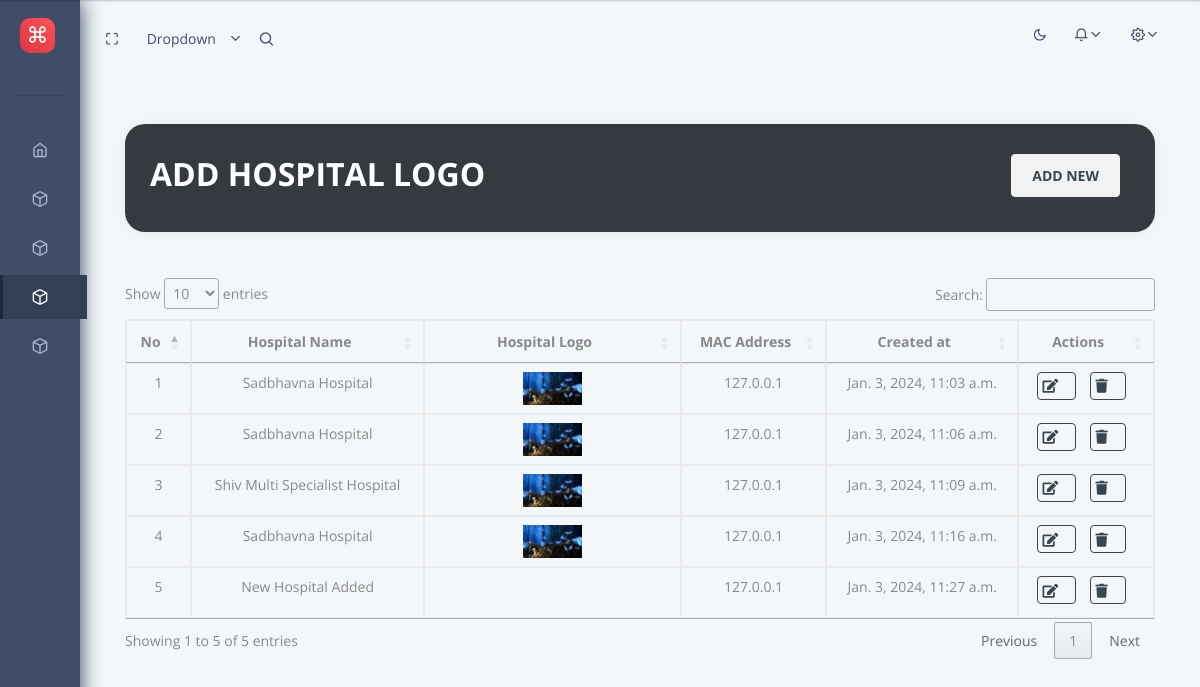
Page /home/dashboard/upload_hospitalLogo/ (signed in) on the committed database.
### home/models.py (models this page shows, shortened)
class HospitalLogo(models.Model):
    id = models.AutoField(primary_key=True)
    hmid = models.ForeignKey(HospitalMaster, on_delete=models.CASCADE)
    vLogo = models.ImageField(upload_to=get_Logo_upload_path, blank=True, null=True)
    dDateTime = models.DateTimeField()
    vIP = models.CharField(max_length=255)
    dUDateTime = models.DateTimeField()
    vUIP = models.CharField(max_length=255)

class HospitalMaster(models.Model):
    id = models.AutoField(primary_key=True)
    vHospitalName = models.CharField(max_length=255)
    vCity = models.CharField(max_length=255)
    vState = models.CharField(max_length=255)
    vAddress = models.CharField(max_length=255)
    vURL = models.CharField(max_length = 255, blank=True, null=True)
    eStatus = models.CharField(max_length=10,  blank=True, null=True)

### home/views.py (the view)
# urls.py: path('dashboard/upload_hospitalLogo/', hospitalLogo_list, name='hospitalLogo_list'),
def hospitalLogo_list(request):
    Logos = HospitalLogo.objects.all()
    for logo in Logos:
        if logo.vLogo:
            print(logo.vLogo.url)
        else:
            print("No file associated with vLogo for HospitalLogo ID:", logo.id)
    context = {
        'logos': Logos,
        'segment': 'hospitalLogo',
    }
    return render(request, 'home/hospitalLogo_List.html', context=context)

### templates/home/hospitalLogo_List.html (shortened to what this page needs)
{% extends 'layouts/base.html' %} {% load static %}  {% block content %} {% block extrastyle %}
<link href="https://cdnjs.cloudflare.com/ajax/libs/select2/4.0.13/css/select2.min.css" rel="stylesheet" />
{% endblock extrastyle %}
<div class="header pb-3">
  <div class="container-fluid ">
      <div class="header-body">
          <div class="row mt-3">
              <div class="col-md-12">
                  <div class="card card-stats rounded bg-dark">
                      <div class="card-body">
                          <div class="row">
                              <div class="col-md-12 d-flex align-items-center justify-content-between">
                                  <h3 class="h2 font-weight-bold  text-white"> ADD HOSPITAL LOGO </h3>
                                      <a href="{% url 'upload_Logo' %}"
                                     class="btn btn-light bg-gradient-primary font-weight-bold">
                                      ADD NEW
                                  </a>
                              </div>
                          </div>
                      </div>
                  </div>
              </div>
          </div>
      </div>
  </div>
</div>
<div class="container-fluid">
    <table id="hospitalTable" class="table table-bordered table-fixed text-center">
        <thead>
            <tr>
                <th class="text-center">No</th>
                <th class="text-center">Hospital Name</th>
                <th class="text-center">Hospital Logo</th>
                <th class="text-center">MAC Address</th>
                <th class="text-center">Created at</th>
                <th class="text-center">Actions</th>
            </tr>
        </thead>
        <tbody>
            {% for logo in logos %}
            <tr>
                <td>{{ forloop.counter }}</td>
                <td>{{ logo.hmid.vHospitalName }}</td>
                <td class="text-center w-25">
                    {% if logo.vLogo %}
                    <img src="{{ logo.vLogo.url }}" alt="{{ image.vZipFileName }}" class="img-fluid w-25" name="hospitalImage">
                    {% endif %}
                </td>
                <td class="text-center">
                    {{ logo.vIP  }}
                </td>
                <td class="text-center">
                    {{logo.dDateTime }}
                </td>
                <td class="text-center">
                    <button class="btn btn-outline-dark btn-md" style="padding: 0.15rem 0.3rem;" data-toggle="modal" data-fid="{{ logo.id }}"
                    data-target="#editHospitalLogo{{ logo.id }}">
                        <i class="fas fa-edit fa-md"></i>
                    </button>
                    <a href="{% url 'delete_logo' logo.id %}" class="btn btn-outline-dark btn-md" style="padding: 0.15rem 0.3rem;">
                        <i class="fas fa-trash fa-md"></i>
                    </a>
                </td>
            </tr>
            {% endfor %}
        </tbody>
    </table>
</div>
{% endblock content %}

### static/assets/css/dark.css (style rules this page uses)
:root { --dt-row-selected: 13, 110, 253; --dt-row-selected-text: 255, 255, 255; --dt-row-selected-link: 9, 10, 11; --dt-row-stripe: 0, 0, 0; --dt-row-hover: 0, 0, 0; --dt-column-ordering: 0, 0, 0; --dt-html-background: white; }
table.dataTable thead>tr>th.sorting, table.dataTable thead>tr>th.sorting_asc, table.dataTable thead>tr>th.sorting_desc, table.dataTable thead>tr>th.sorting_asc_disabled, table.dataTable thead>tr>th.sorting_desc_disabled, table.dataTable thead>tr>td.sorting, table.dataTable thead>tr>td.sorting_asc, table.dataTable thead>tr>td.sorting_desc, table.dataTable thead>tr>td.sorting_asc_disabled, table.dataTable thead>tr>td.sorting_desc_disabled { cursor: pointer; position: relative; padding-right: 26px; }
table.dataTable thead>tr>th.sorting:before, table.dataTable thead>tr>th.sorting:after, table.dataTable thead>tr>th.sorting_asc:before, table.dataTable thead>tr>th.sorting_asc:after, table.dataTable thead>tr>th.sorting_desc:before, table.dataTable thead>tr>th.sorting_desc:after, table.dataTable thead>tr>th.sorting_asc_disabled:before, table.dataTable thead>tr>th.sorting_asc_disabled:after, table.dataTable thead>tr>th.sorting_desc_disabled:before, table.dataTable thead>tr>th.sorting_desc_disabled:after, table.dataTable thead>tr>td.sorting:before, table.dataTable thead>tr>td.sorting:after, table.dataTable thead>tr>td.sorting_asc:before, table.dataTable thead>tr>td.sorting_asc:after, table.dataTable thead>tr>td.sorting_desc:before, table.dataTable thead>tr>td.sorting_desc:after, table.dataTable thead>tr>td.sorting_asc_disabled:before, table.dataTable thead>tr>td.sorting_asc_disabled:after, table.dataTable thead>tr>td.sorting_desc_disabled:before, table.dataTable thead>tr>td.sorting_desc_disabled:after { position: absolute; display: block; opacity: 0.125; right: 10px; line-height: 9px; font-size: 0.8em; }
table.dataTable thead>tr>th.sorting:before, table.dataTable thead>tr>th.sorting_asc:before, table.dataTable thead>tr>th.sorting_desc:before, table.dataTable thead>tr>th.sorting_asc_disabled:before, table.dataTable thead>tr>th.sorting_desc_disabled:before, table.dataTable thead>tr>td.sorting:before, table.dataTable thead>tr>td.sorting_asc:before, table.dataTable thead>tr>td.sorting_desc:before, table.dataTable thead>tr>td.sorting_asc_disabled:before, table.dataTable thead>tr>td.sorting_desc_disabled:before { bottom: 50%; content: "▲"; content: "▲" /""; }
table.dataTable thead>tr>th.sorting:after, table.dataTable thead>tr>th.sorting_asc:after, table.dataTable thead>tr>th.sorting_desc:after, table.dataTable thead>tr>th.sorting_asc_disabled:after, table.dataTable thead>tr>th.sorting_desc_disabled:after, table.dataTable thead>tr>td.sorting:after, table.dataTable thead>tr>td.sorting_asc:after, table.dataTable thead>tr>td.sorting_desc:after, table.dataTable thead>tr>td.sorting_asc_disabled:after, table.dataTable thead>tr>td.sorting_desc_disabled:after { top: 50%; content: "▼"; content: "▼" /""; }
table.dataTable thead>tr>th.sorting_asc:before, table.dataTable thead>tr>th.sorting_desc:after, table.dataTable thead>tr>td.sorting_asc:before, table.dataTable thead>tr>td.sorting_desc:after { opacity: 0.6; }
table.dataTable thead th, table.dataTable thead td, table.dataTable tfoot th, table.dataTable tfoot td { text-align: left; }
table.dataTable { width: 100%; margin: 0 auto; clear: both; border-collapse: separate; border-spacing: 0; }
table.dataTable thead th, table.dataTable tfoot th { font-weight: bold; }
table.dataTable>thead>tr>th, table.dataTable>thead>tr>td { padding: 10px; border-bottom: 1px solid rgba(0, 0, 0, 0.3); }
table.dataTable tbody tr { background-color: transparent; }
table.dataTable tbody th, table.dataTable tbody td { padding: 8px 10px; }
table.dataTable.no-footer { border-bottom: 1px solid rgba(0, 0, 0, 0.3); }
table.dataTable th, table.dataTable td { box-sizing: content-box; }

### templates/layouts/base.html (style rules this page uses)
.rounded { border-radius: 1.25rem !important }

### templates/home/hospitalLogo_List.html (style rules this page uses)
.card-body { flex-grow: 1; }

### rows in the picture
HospitalLogo: hmid.vHospitalName "Sadbhavna Hospital", vLogo (picture), vIP "127.0.0.1", dDateTime "Jan. 3, 2024, 11:03 a.m."
HospitalLogo: hmid.vHospitalName "Sadbhavna Hospital", vLogo (picture), vIP "127.0.0.1", dDateTime "Jan. 3, 2024, 11:06 a.m."
HospitalLogo: hmid.vHospitalName "Shiv Multi Specialist Hospital", vLogo (picture), vIP "127.0.0.1", dDateTime "Jan. 3, 2024, 11:09 a.m."
HospitalLogo: hmid.vHospitalName "Sadbhavna Hospital", vLogo (picture), vIP "127.0.0.1", dDateTime "Jan. 3, 2024, 11:16 a.m."
HospitalLogo: hmid.vHospitalName "New Hospital Added", vIP "127.0.0.1", dDateTime "Jan. 3, 2024, 11:27 a.m."
